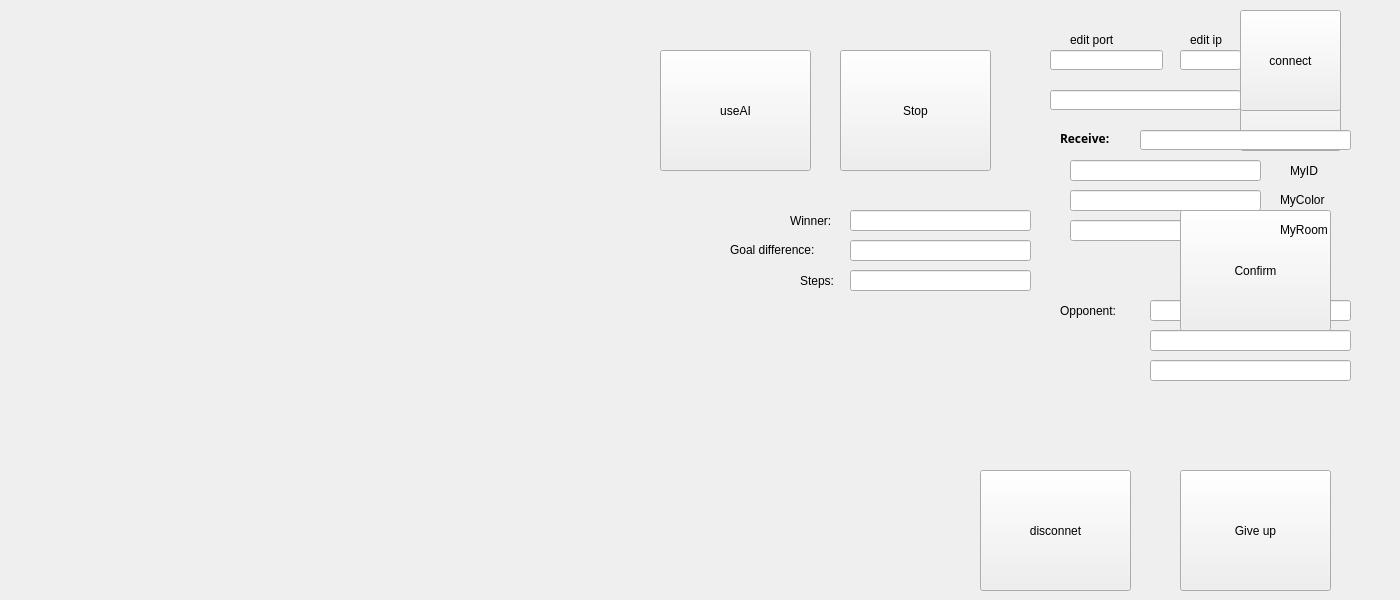
<?xml version="1.0" encoding="UTF-8"?>
<ui version="4.0">
 <class>client</class>
 <widget class="QWidget" name="client">
  <property name="geometry">
   <rect>
    <x>0</x>
    <y>0</y>
    <width>1400</width>
    <height>600</height>
   </rect>
  </property>
  <property name="windowTitle">
   <string>Form</string>
  </property>
  <property name="styleSheet">
   <string notr="true">QPushButton{border-image: url(:/new/prefix1/button.png);}
QPushButton{font: 700 9pt &quot;Segoe Print&quot;;}
QLabel{
font: 700 9pt &quot;Segoe Print&quot;;}
</string>
  </property>
  <widget class="QLineEdit" name="send_edit">
   <property name="geometry">
    <rect>
     <x>1050</x>
     <y>90</y>
     <width>191</width>
     <height>20</height>
    </rect>
   </property>
  </widget>
  <widget class="QPushButton" name="send_button">
   <property name="geometry">
    <rect>
     <x>1240</x>
     <y>60</y>
     <width>101</width>
     <height>91</height>
    </rect>
   </property>
   <property name="text">
    <string>send</string>
   </property>
  </widget>
  <widget class="QPushButton" name="disconnect_button">
   <property name="geometry">
    <rect>
     <x>980</x>
     <y>470</y>
     <width>151</width>
     <height>121</height>
    </rect>
   </property>
   <property name="text">
    <string>disconnet</string>
   </property>
  </widget>
  <widget class="QPushButton" name="connect_button">
   <property name="geometry">
    <rect>
     <x>1240</x>
     <y>10</y>
     <width>101</width>
     <height>101</height>
    </rect>
   </property>
   <property name="styleSheet">
    <string notr="true">#QPushButton{border-image: url(:/new/prefix1/C:/image/button.png);}
</string>
   </property>
   <property name="text">
    <string>connect</string>
   </property>
  </widget>
  <widget class="QLineEdit" name="receive_edit">
   <property name="geometry">
    <rect>
     <x>1140</x>
     <y>130</y>
     <width>211</width>
     <height>20</height>
    </rect>
   </property>
  </widget>
  <widget class="QLineEdit" name="port_edit">
   <property name="geometry">
    <rect>
     <x>1050</x>
     <y>50</y>
     <width>113</width>
     <height>20</height>
    </rect>
   </property>
   <property name="text">
    <string/>
   </property>
  </widget>
  <widget class="QLabel" name="label">
   <property name="geometry">
    <rect>
     <x>1070</x>
     <y>30</y>
     <width>71</width>
     <height>20</height>
    </rect>
   </property>
   <property name="text">
    <string>edit port</string>
   </property>
  </widget>
  <widget class="QLabel" name="label_2">
   <property name="geometry">
    <rect>
     <x>1190</x>
     <y>30</y>
     <width>51</width>
     <height>20</height>
    </rect>
   </property>
   <property name="text">
    <string>edit ip</string>
   </property>
  </widget>
  <widget class="QLineEdit" name="ip_edit">
   <property name="geometry">
    <rect>
     <x>1180</x>
     <y>50</y>
     <width>61</width>
     <height>20</height>
    </rect>
   </property>
  </widget>
  <widget class="QLabel" name="label_3">
   <property name="geometry">
    <rect>
     <x>1060</x>
     <y>130</y>
     <width>71</width>
     <height>16</height>
    </rect>
   </property>
   <property name="font">
    <font>
     <family>Segoe Print</family>
     <pointsize>9</pointsize>
     <italic>false</italic>
     <bold>true</bold>
    </font>
   </property>
   <property name="text">
    <string>Receive:</string>
   </property>
  </widget>
  <widget class="QLineEdit" name="MyID_edit">
   <property name="geometry">
    <rect>
     <x>1070</x>
     <y>160</y>
     <width>191</width>
     <height>21</height>
    </rect>
   </property>
  </widget>
  <widget class="QLineEdit" name="MyColor_edit">
   <property name="geometry">
    <rect>
     <x>1070</x>
     <y>190</y>
     <width>191</width>
     <height>21</height>
    </rect>
   </property>
  </widget>
  <widget class="QLineEdit" name="MyRoom_edit">
   <property name="geometry">
    <rect>
     <x>1070</x>
     <y>220</y>
     <width>191</width>
     <height>21</height>
    </rect>
   </property>
  </widget>
  <widget class="QLineEdit" name="ID_edit">
   <property name="geometry">
    <rect>
     <x>1150</x>
     <y>300</y>
     <width>201</width>
     <height>21</height>
    </rect>
   </property>
  </widget>
  <widget class="QLineEdit" name="Color_edit">
   <property name="geometry">
    <rect>
     <x>1150</x>
     <y>330</y>
     <width>201</width>
     <height>21</height>
    </rect>
   </property>
  </widget>
  <widget class="QLineEdit" name="RoomID_edit">
   <property name="geometry">
    <rect>
     <x>1150</x>
     <y>360</y>
     <width>201</width>
     <height>21</height>
    </rect>
   </property>
  </widget>
  <widget class="QLabel" name="label_4">
   <property name="geometry">
    <rect>
     <x>1060</x>
     <y>300</y>
     <width>81</width>
     <height>21</height>
    </rect>
   </property>
   <property name="text">
    <string>Opponent:</string>
   </property>
  </widget>
  <widget class="QPushButton" name="Confirm">
   <property name="geometry">
    <rect>
     <x>1180</x>
     <y>210</y>
     <width>151</width>
     <height>121</height>
    </rect>
   </property>
   <property name="text">
    <string>Confirm</string>
   </property>
  </widget>
  <widget class="QLabel" name="label_5">
   <property name="geometry">
    <rect>
     <x>1290</x>
     <y>160</y>
     <width>81</width>
     <height>21</height>
    </rect>
   </property>
   <property name="text">
    <string>MyID</string>
   </property>
  </widget>
  <widget class="QLabel" name="label_6">
   <property name="geometry">
    <rect>
     <x>1280</x>
     <y>190</y>
     <width>69</width>
     <height>19</height>
    </rect>
   </property>
   <property name="text">
    <string>MyColor</string>
   </property>
  </widget>
  <widget class="QLabel" name="label_7">
   <property name="geometry">
    <rect>
     <x>1280</x>
     <y>220</y>
     <width>69</width>
     <height>19</height>
    </rect>
   </property>
   <property name="text">
    <string>MyRoom</string>
   </property>
  </widget>
  <widget class="QLineEdit" name="Winner_edit">
   <property name="geometry">
    <rect>
     <x>850</x>
     <y>210</y>
     <width>181</width>
     <height>21</height>
    </rect>
   </property>
  </widget>
  <widget class="QLabel" name="label_8">
   <property name="geometry">
    <rect>
     <x>790</x>
     <y>210</y>
     <width>61</width>
     <height>21</height>
    </rect>
   </property>
   <property name="text">
    <string>Winner:</string>
   </property>
  </widget>
  <widget class="QLineEdit" name="goal_difference_edit">
   <property name="geometry">
    <rect>
     <x>850</x>
     <y>240</y>
     <width>181</width>
     <height>21</height>
    </rect>
   </property>
  </widget>
  <widget class="QLabel" name="label_9">
   <property name="geometry">
    <rect>
     <x>730</x>
     <y>240</y>
     <width>121</width>
     <height>20</height>
    </rect>
   </property>
   <property name="text">
    <string>Goal difference:</string>
   </property>
  </widget>
  <widget class="QLineEdit" name="steps_edit">
   <property name="geometry">
    <rect>
     <x>850</x>
     <y>270</y>
     <width>181</width>
     <height>21</height>
    </rect>
   </property>
  </widget>
  <widget class="QLabel" name="label_10">
   <property name="geometry">
    <rect>
     <x>800</x>
     <y>270</y>
     <width>51</width>
     <height>21</height>
    </rect>
   </property>
   <property name="text">
    <string>Steps:</string>
   </property>
  </widget>
  <widget class="QPushButton" name="useAI">
   <property name="geometry">
    <rect>
     <x>660</x>
     <y>50</y>
     <width>151</width>
     <height>121</height>
    </rect>
   </property>
   <property name="text">
    <string>useAI</string>
   </property>
  </widget>
  <widget class="QPushButton" name="lose">
   <property name="geometry">
    <rect>
     <x>1180</x>
     <y>470</y>
     <width>151</width>
     <height>121</height>
    </rect>
   </property>
   <property name="text">
    <string>Give up</string>
   </property>
  </widget>
  <widget class="QPushButton" name="StopAI">
   <property name="geometry">
    <rect>
     <x>840</x>
     <y>50</y>
     <width>151</width>
     <height>121</height>
    </rect>
   </property>
   <property name="text">
    <string>Stop</string>
   </property>
  </widget>
 </widget>
 <resources/>
 <connections/>
</ui>
